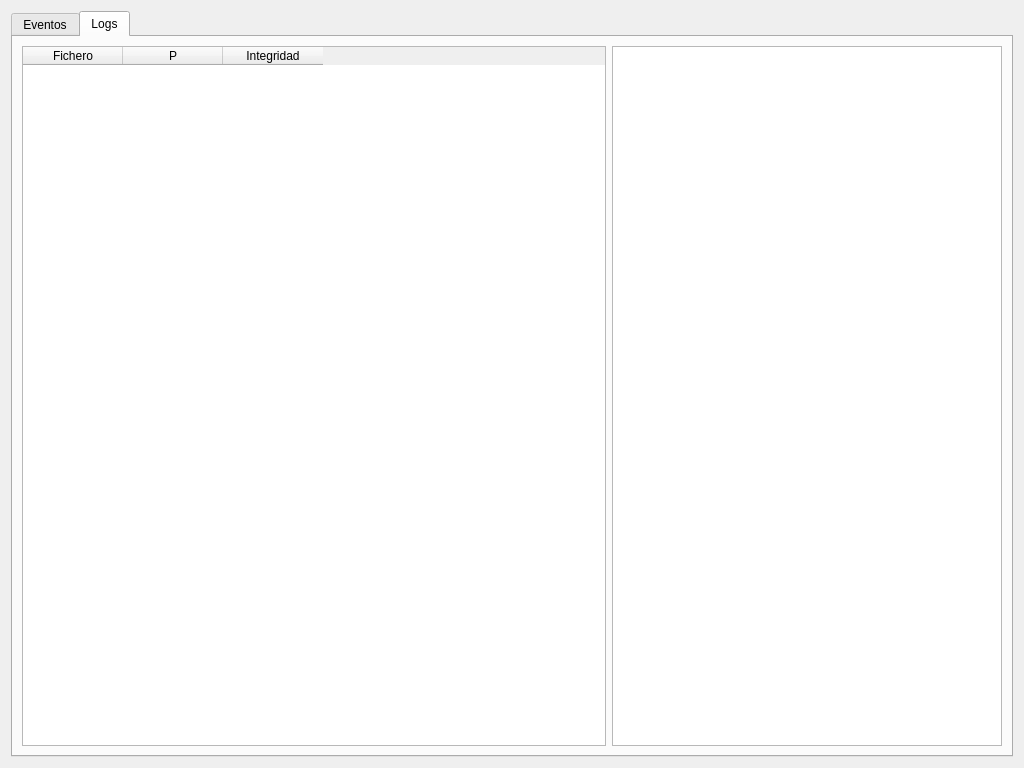
<?xml version="1.0" encoding="UTF-8"?>
<ui version="4.0">
 <class>GestionEventosUI</class>
 <widget class="QWidget" name="GestionEventosUI">
  <property name="enabled">
   <bool>true</bool>
  </property>
  <property name="geometry">
   <rect>
    <x>0</x>
    <y>0</y>
    <width>1024</width>
    <height>768</height>
   </rect>
  </property>
  <property name="sizePolicy">
   <sizepolicy hsizetype="Expanding" vsizetype="Preferred">
    <horstretch>0</horstretch>
    <verstretch>0</verstretch>
   </sizepolicy>
  </property>
  <property name="windowTitle">
   <string>IN2PS</string>
  </property>
  <property name="windowOpacity">
   <double>1.000000000000000</double>
  </property>
  <layout class="QGridLayout" name="gridLayout">
   <item row="0" column="0">
    <widget class="QTabWidget" name="tabWidget">
     <property name="enabled">
      <bool>true</bool>
     </property>
     <property name="sizePolicy">
      <sizepolicy hsizetype="Expanding" vsizetype="Expanding">
       <horstretch>0</horstretch>
       <verstretch>12</verstretch>
      </sizepolicy>
     </property>
     <property name="currentIndex">
      <number>1</number>
     </property>
     <widget class="QWidget" name="tab">
      <attribute name="title">
       <string>Eventos</string>
      </attribute>
      <layout class="QGridLayout" name="gridLayout_10">
       <item row="0" column="1">
        <widget class="QCalendarWidget" name="m_CalendarioEventos">
         <property name="sizePolicy">
          <sizepolicy hsizetype="Preferred" vsizetype="Preferred">
           <horstretch>1</horstretch>
           <verstretch>1</verstretch>
          </sizepolicy>
         </property>
         <property name="firstDayOfWeek">
          <enum>Qt::Monday</enum>
         </property>
        </widget>
       </item>
       <item row="1" column="1">
        <widget class="QTextEdit" name="textEdit">
         <property name="enabled">
          <bool>false</bool>
         </property>
         <property name="sizePolicy">
          <sizepolicy hsizetype="Preferred" vsizetype="Preferred">
           <horstretch>1</horstretch>
           <verstretch>1</verstretch>
          </sizepolicy>
         </property>
         <property name="font">
          <font>
           <pointsize>10</pointsize>
          </font>
         </property>
         <property name="html">
          <string>&lt;!DOCTYPE HTML PUBLIC &quot;-//W3C//DTD HTML 4.0//EN&quot; &quot;http://www.w3.org/TR/REC-html40/strict.dtd&quot;&gt;
&lt;html&gt;&lt;head&gt;&lt;meta name=&quot;qrichtext&quot; content=&quot;1&quot; /&gt;&lt;style type=&quot;text/css&quot;&gt;
p, li { white-space: pre-wrap; }
&lt;/style&gt;&lt;/head&gt;&lt;body style=&quot; font-family:'MS Shell Dlg 2'; font-size:10pt; font-weight:400; font-style:normal;&quot;&gt;
&lt;p style=&quot;-qt-paragraph-type:empty; margin-top:0px; margin-bottom:0px; margin-left:0px; margin-right:0px; -qt-block-indent:0; text-indent:0px; font-size:12pt;&quot;&gt;&lt;br /&gt;&lt;/p&gt;&lt;/body&gt;&lt;/html&gt;</string>
         </property>
         <property name="textInteractionFlags">
          <set>Qt::NoTextInteraction</set>
         </property>
        </widget>
       </item>
       <item row="2" column="1">
        <widget class="QFrame" name="frame">
         <property name="sizePolicy">
          <sizepolicy hsizetype="Preferred" vsizetype="Preferred">
           <horstretch>1</horstretch>
           <verstretch>0</verstretch>
          </sizepolicy>
         </property>
         <property name="maximumSize">
          <size>
           <width>16777215</width>
           <height>150</height>
          </size>
         </property>
         <property name="frameShape">
          <enum>QFrame::StyledPanel</enum>
         </property>
         <property name="frameShadow">
          <enum>QFrame::Raised</enum>
         </property>
         <layout class="QGridLayout" name="gridLayout_9">
          <item row="0" column="0">
           <layout class="QGridLayout" name="gridLayout_4">
            <item row="0" column="0">
             <widget class="QLabel" name="label">
              <property name="sizePolicy">
               <sizepolicy hsizetype="Preferred" vsizetype="Preferred">
                <horstretch>1</horstretch>
                <verstretch>0</verstretch>
               </sizepolicy>
              </property>
              <property name="maximumSize">
               <size>
                <width>40</width>
                <height>16777215</height>
               </size>
              </property>
              <property name="text">
               <string>Dia</string>
              </property>
              <property name="alignment">
               <set>Qt::AlignCenter</set>
              </property>
             </widget>
            </item>
            <item row="0" column="1">
             <widget class="QLabel" name="label_2">
              <property name="sizePolicy">
               <sizepolicy hsizetype="Preferred" vsizetype="Preferred">
                <horstretch>1</horstretch>
                <verstretch>0</verstretch>
               </sizepolicy>
              </property>
              <property name="maximumSize">
               <size>
                <width>40</width>
                <height>16777215</height>
               </size>
              </property>
              <property name="text">
               <string>Mes</string>
              </property>
              <property name="alignment">
               <set>Qt::AlignCenter</set>
              </property>
             </widget>
            </item>
            <item row="0" column="2">
             <widget class="QLabel" name="label_3">
              <property name="sizePolicy">
               <sizepolicy hsizetype="Preferred" vsizetype="Preferred">
                <horstretch>1</horstretch>
                <verstretch>0</verstretch>
               </sizepolicy>
              </property>
              <property name="maximumSize">
               <size>
                <width>40</width>
                <height>16777215</height>
               </size>
              </property>
              <property name="text">
               <string>Año</string>
              </property>
              <property name="alignment">
               <set>Qt::AlignCenter</set>
              </property>
             </widget>
            </item>
            <item row="1" column="0">
             <widget class="QLineEdit" name="m_DiaEvento">
              <property name="maximumSize">
               <size>
                <width>69</width>
                <height>16777215</height>
               </size>
              </property>
             </widget>
            </item>
            <item row="1" column="1">
             <widget class="QLineEdit" name="m_MesEvento">
              <property name="maximumSize">
               <size>
                <width>69</width>
                <height>16777215</height>
               </size>
              </property>
             </widget>
            </item>
            <item row="1" column="2">
             <widget class="QLineEdit" name="m_AnoEvento">
              <property name="maximumSize">
               <size>
                <width>69</width>
                <height>16777215</height>
               </size>
              </property>
             </widget>
            </item>
           </layout>
          </item>
          <item row="1" column="0">
           <layout class="QGridLayout" name="gridLayout_8">
            <item row="0" column="0">
             <widget class="QPushButton" name="m_AceptarValores">
              <property name="sizePolicy">
               <sizepolicy hsizetype="Preferred" vsizetype="Preferred">
                <horstretch>1</horstretch>
                <verstretch>1</verstretch>
               </sizepolicy>
              </property>
              <property name="maximumSize">
               <size>
                <width>16777215</width>
                <height>100000</height>
               </size>
              </property>
              <property name="text">
               <string/>
              </property>
              <property name="icon">
               <iconset resource="../../Xaar/SinglePass/shared.qrc">
                <normaloff>:/res/images/Ok_32x32.png</normaloff>:/res/images/Ok_32x32.png</iconset>
              </property>
              <property name="iconSize">
               <size>
                <width>30</width>
                <height>30</height>
               </size>
              </property>
             </widget>
            </item>
            <item row="0" column="1">
             <widget class="QPushButton" name="m_MostrarTodos">
              <property name="sizePolicy">
               <sizepolicy hsizetype="Preferred" vsizetype="Preferred">
                <horstretch>1</horstretch>
                <verstretch>1</verstretch>
               </sizepolicy>
              </property>
              <property name="maximumSize">
               <size>
                <width>16777215</width>
                <height>100000</height>
               </size>
              </property>
              <property name="text">
               <string/>
              </property>
              <property name="icon">
               <iconset resource="../../Xaar/SinglePass/shared.qrc">
                <normaloff>:/res/images/Ok_All_32x32.png</normaloff>:/res/images/Ok_All_32x32.png</iconset>
              </property>
              <property name="iconSize">
               <size>
                <width>30</width>
                <height>30</height>
               </size>
              </property>
             </widget>
            </item>
            <item row="1" column="0">
             <widget class="QPushButton" name="m_ResetButton">
              <property name="sizePolicy">
               <sizepolicy hsizetype="Preferred" vsizetype="Preferred">
                <horstretch>1</horstretch>
                <verstretch>1</verstretch>
               </sizepolicy>
              </property>
              <property name="maximumSize">
               <size>
                <width>16777215</width>
                <height>1000000</height>
               </size>
              </property>
              <property name="font">
               <font>
                <pointsize>10</pointsize>
                <weight>75</weight>
                <bold>true</bold>
               </font>
              </property>
              <property name="text">
               <string>Reset</string>
              </property>
              <property name="icon">
               <iconset resource="../../Xaar/SinglePass/shared.qrc">
                <normaloff>:/res/images/tutorials.png</normaloff>:/res/images/tutorials.png</iconset>
              </property>
              <property name="iconSize">
               <size>
                <width>32</width>
                <height>32</height>
               </size>
              </property>
             </widget>
            </item>
            <item row="1" column="1">
             <widget class="QPushButton" name="m_BackButton">
              <property name="sizePolicy">
               <sizepolicy hsizetype="Preferred" vsizetype="Preferred">
                <horstretch>1</horstretch>
                <verstretch>1</verstretch>
               </sizepolicy>
              </property>
              <property name="maximumSize">
               <size>
                <width>16777215</width>
                <height>100000</height>
               </size>
              </property>
              <property name="font">
               <font>
                <pointsize>10</pointsize>
                <weight>75</weight>
                <bold>true</bold>
               </font>
              </property>
              <property name="text">
               <string>Atras</string>
              </property>
              <property name="icon">
               <iconset resource="../../Xaar/SinglePass/shared.qrc">
                <normaloff>:/res/images/back.png</normaloff>:/res/images/back.png</iconset>
              </property>
              <property name="iconSize">
               <size>
                <width>32</width>
                <height>32</height>
               </size>
              </property>
             </widget>
            </item>
           </layout>
          </item>
         </layout>
        </widget>
       </item>
       <item row="0" column="0" rowspan="3">
        <widget class="QTableWidget" name="m_Tabla">
         <property name="enabled">
          <bool>true</bool>
         </property>
         <property name="sizePolicy">
          <sizepolicy hsizetype="Expanding" vsizetype="Expanding">
           <horstretch>50</horstretch>
           <verstretch>4</verstretch>
          </sizepolicy>
         </property>
        </widget>
       </item>
      </layout>
     </widget>
     <widget class="QWidget" name="tab_2">
      <attribute name="title">
       <string>Logs</string>
      </attribute>
      <layout class="QHBoxLayout" name="horizontalLayout_4">
       <item>
        <widget class="QTableWidget" name="m_qtableLogs">
         <property name="sizePolicy">
          <sizepolicy hsizetype="Expanding" vsizetype="Expanding">
           <horstretch>3</horstretch>
           <verstretch>0</verstretch>
          </sizepolicy>
         </property>
         <property name="selectionMode">
          <enum>QAbstractItemView::NoSelection</enum>
         </property>
         <property name="textElideMode">
          <enum>Qt::ElideNone</enum>
         </property>
         <column>
          <property name="text">
           <string>Fichero</string>
          </property>
         </column>
         <column>
          <property name="text">
           <string>P</string>
          </property>
         </column>
         <column>
          <property name="text">
           <string>Integridad</string>
          </property>
         </column>
        </widget>
       </item>
       <item>
        <widget class="QTextEdit" name="m_teShowLog">
         <property name="enabled">
          <bool>true</bool>
         </property>
         <property name="sizePolicy">
          <sizepolicy hsizetype="Expanding" vsizetype="Expanding">
           <horstretch>2</horstretch>
           <verstretch>0</verstretch>
          </sizepolicy>
         </property>
         <property name="readOnly">
          <bool>true</bool>
         </property>
        </widget>
       </item>
      </layout>
     </widget>
    </widget>
   </item>
  </layout>
 </widget>
 <tabstops>
  <tabstop>m_DiaEvento</tabstop>
  <tabstop>m_MesEvento</tabstop>
  <tabstop>m_AnoEvento</tabstop>
  <tabstop>textEdit</tabstop>
  <tabstop>m_CalendarioEventos</tabstop>
  <tabstop>m_Tabla</tabstop>
  <tabstop>tabWidget</tabstop>
  <tabstop>m_qtableLogs</tabstop>
  <tabstop>m_teShowLog</tabstop>
 </tabstops>
 <resources>
  <include location="../../Xaar/SinglePass/shared.qrc"/>
 </resources>
 <connections/>
</ui>
